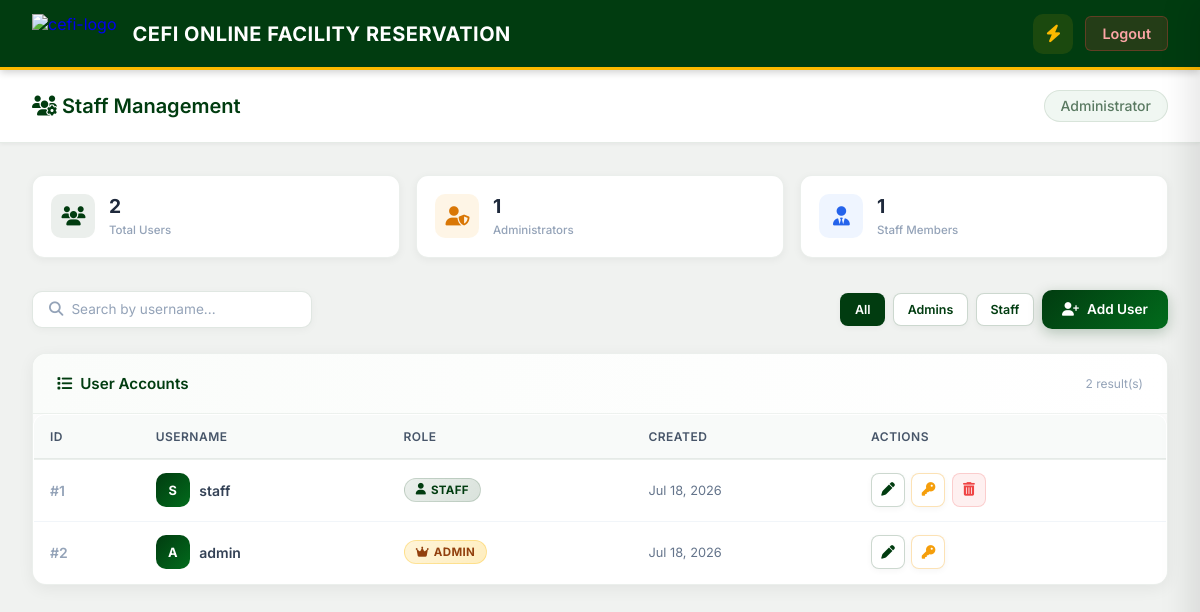
Screenshot of /admin/users.php (signed in) with the database file from the repository.
### tables this page shows
CREATE TABLE users (
    id INT AUTO_INCREMENT PRIMARY KEY,
    username VARCHAR(50) UNIQUE NOT NULL,
    password VARCHAR(255) NOT NULL,
    created_at TIMESTAMP DEFAULT CURRENT_TIMESTAMP,
    role enum ('staff','admin')
);

### admin/users.php (the view, shortened to what this page needs)
<?php
require_once("../config/db.php");
$current_admin_id = $_SESSION["user_id"];
$search = trim($_GET['search'] ?? '');
$filter_role = $_GET['role'] ?? '';
$query = "SELECT id, username, role, created_at FROM users WHERE 1=1";
$query .= " ORDER BY created_at DESC";
$stmt = $conn->prepare($query);
$stmt->execute();
$users = $stmt->get_result();
$total_users = $conn->query("SELECT COUNT(*) as c FROM users")->fetch_assoc()['c'];
$total_admins = $conn->query("SELECT COUNT(*) as c FROM users WHERE role='admin'")->fetch_assoc()['c'];
$total_staff = $conn->query("SELECT COUNT(*) as c FROM users WHERE role='staff'")->fetch_assoc()['c'];
?>
<!DOCTYPE html>
<html lang="en">
<head>
    <link rel="stylesheet" href="../style/dashboard.css">
    <link rel="stylesheet" href="../style/navbar.css?v=2">
    <link rel="stylesheet" href="../style/admin.css">
    <link rel="stylesheet" href="https://cdnjs.cloudflare.com/ajax/libs/font-awesome/6.5.1/css/all.min.css"
 />
</head>
<body>
<?php include '../includes/navbar.php'; ?>
<div class="main-content">
    <div class="page-header">
        <h1><i class="fas fa-users-cog"></i> Staff Management</h1>
        <div class="header-user">Administrator</div>
    </div>
    <div class="container">
        <div class="info-metrics">
            <div class="info-metric">
                <div class="info-metric-icon green"><i class="fas fa-users"></i></div>
                <div class="info-metric-data">
                    <h4><?= $total_users ?></h4>
                    <span>Total Users</span>
                </div>
            </div>
            <div class="info-metric">
                <div class="info-metric-icon amber"><i class="fas fa-user-shield"></i></div>
                <div class="info-metric-data">
                    <h4><?= $total_admins ?></h4>
                    <span>Administrators</span>
                </div>
            </div>
            <div class="info-metric">
                <div class="info-metric-icon blue"><i class="fas fa-user-tie"></i></div>
                <div class="info-metric-data">
                    <h4><?= $total_staff ?></h4>
                    <span>Staff Members</span>
                </div>
            </div>
        </div>
        <div class="admin-toolbar">
            <form method="GET" class="search-box">
                <i class="fas fa-search"></i>
                <input type="text" name="search" placeholder="Search by username..." value="<?= htmlspecialchars($search) ?>">
            </form>
            <div style="display: flex; gap: 0.5rem; align-items: center;">
                <a href="?role=" class="btn btn-outline btn-sm <?= empty($filter_role) ? 'active' : '' ?>" style="<?= empty($filter_role) ? 'background:#013c10;color:#fff;' : '' ?>">All</a>
                <a href="?role=admin" class="btn btn-outline btn-sm <?= $filter_role==='admin' ? 'active' : '' ?>" style="<?= $filter_role==='admin' ? 'background:#013c10;color:#fff;' : '' ?>">Admins</a>
                <a href="?role=staff" class="btn btn-outline btn-sm <?= $filter_role==='staff' ? 'active' : '' ?>" style="<?= $filter_role==='staff' ? 'background:#013c10;color:#fff;' : '' ?>">Staff</a>
                <button class="btn btn-primary" onclick="openModal('createModal')">
                    <i class="fas fa-user-plus"></i> Add User
                </button>
            </div>
        </div>
        <div class="admin-card">
            <div class="admin-card-header">
                <h3><i class="fas fa-list"></i> User Accounts</h3>
                <span style="font-size:0.75rem;color:#94a3b8;"><?= $users->num_rows ?> result(s)</span>
            </div>
            <div style="overflow-x:auto;">
                <table class="admin-table">
                    <thead>
                        <tr>
                            <th>ID</th>
                            <th>Username</th>
                            <th>Role</th>
                            <th>Created</th>
                            <th>Actions</th>
                        </tr>
                    </thead>
                    <tbody>
                        <?php if ($users->num_rows === 0): ?>
                            <tr><td colspan="5">
                                <div class="empty-state">
                                    <i class="fas fa-user-slash"></i>
                                    <h4>No users found</h4>
                                    <p>Try adjusting your search or filter.</p>
                                </div>
                            </td></tr>
                        <?php else: ?>
                            <?php while ($u = $users->fetch_assoc()): ?>
                            <tr>
                                <td style="font-weight:600;color:#94a3b8;">#<?= $u['id'] ?></td>
                                <td>
                                    <div style="display:flex;align-items:center;gap:0.6rem;">
                                        <div style="width:34px;height:34px;border-radius:10px;background:linear-gradient(135deg,#013c10,#026b1c);color:#fff;display:flex;align-items:center;justify-content:center;font-weight:700;font-size:0.8rem;">
                                            <?= strtoupper(substr($u['username'], 0, 1)) ?>
                                        </div>
                                        <span style="font-weight:600;"><?= htmlspecialchars($u['username']) ?></span>
                                    </div>
                                </td>
                                <td>
                                    <span class="role-badge <?= $u['role'] ?>">
                                        <i class="fas <?= $u['role'] === 'admin' ? 'fa-crown' : 'fa-user' ?>"></i>
                                        <?= ucfirst($u['role']) ?>
                                    </span>
                                </td>
                                <td style="color:#64748b;font-size:0.8rem;">
                                    <?= date('M d, Y', strtotime($u['created_at'])) ?>
                                </td>
                                <td>
                                    <div class="actions-group">
                                        <button class="btn btn-outline btn-icon" title="Edit" onclick="openEditModal(<?= htmlspecialchars(json_encode($u)) ?>)">
                                            <i class="fas fa-pen"></i>
                                        </button>
                                        <button class="btn btn-outline btn-icon" title="Reset Password" style="color:#f59e0b;border-color:rgba(245,158,11,0.3);" onclick="openResetModal(<?= $u['id'] ?>, '<?= htmlspecialchars($u['username']) ?>')">
                                            <i class="fas fa-key"></i>
                                        </button>
                                        <?php if ($u['id'] !== $current_admin_id): ?>
                                        <button class="btn btn-icon" title="Delete" style="background:rgba(239,68,68,0.08);color:#ef4444;border:1px solid rgba(239,68,68,0.2);" onclick="openDeleteModal(<?= $u['id'] ?>, '<?= htmlspecialchars($u['username']) ?>')">
                                            <i class="fas fa-trash-alt"></i>
                                        </button>
                                        <?php endif; ?>
                                    </div>
                                </td>
                            </tr>
                            <?php endwhile; ?>
                        <?php endif; ?>
                    </tbody>
                </table>
            </div>
        </div>
    </div>
</div>
</body>
</html>

### style/dashboard.css (style rules this page uses)
:root { --bg-color: #f0f2f0; --text-main: #1a1a1a; --text-muted: #5a7a62; --card-bg: #ffffff; --border-color: rgba(1, 60, 16, 0.1); --accent-color: #fcb900; --accent-dark: #e6a800; --accent-green: #013c10; --success: #16a34a; --warning: #d97706; --danger: #dc2626; --sidebar-collapsed-width: 72px; }
* { margin: 0; padding: 0; box-sizing: border-box; font-family: 'Inter', sans-serif; }
body { background: #f0f2f0; color: var(--text-main); display: flex; flex-direction: column; min-height: 100vh; }
.main-content { margin-left: 0; flex: 1; transition: margin-left 0.3s cubic-bezier(0.4, 0, 0.2, 1); display: flex; flex-direction: column; }
.page-header { background: #ffffff; padding: 1.25rem 2rem; display: flex; justify-content: space-between; align-items: center; border-bottom: 1px solid rgba(1, 60, 16, 0.1); box-shadow: 0 1px 4px rgba(0, 0, 0, 0.06); }
.page-header h1 { font-size: 1.25rem; font-weight: 600; color: #013c10; }
.header-user { font-weight: 500; color: #5a7a62; background: #f0f7f2; padding: 0.4rem 1rem; border-radius: 20px; font-size: 0.875rem; border: 1px solid rgba(1, 60, 16, 0.1); }
.container { padding: 2rem; flex: 1; max-width: 1400px; margin: 0 auto; width: 100%; }
table { width: 100%; border-collapse: separate; border-spacing: 0; background: #ffffff; border-radius: 12px; overflow: hidden; box-shadow: 0 2px 12px rgba(0, 0, 0, 0.07); border: 1px solid rgba(1, 60, 16, 0.08); }
th { background: #013c10; padding: 1rem 1.5rem; text-align: left; font-weight: 600; color: #ffffff; font-size: 0.8rem; text-transform: uppercase; letter-spacing: 0.06em; border-bottom: 2px solid #fcb900; }
td { padding: 0.875rem 1.5rem; border-bottom: 1px solid rgba(1, 60, 16, 0.07); color: #1a1a1a; font-size: 0.875rem; }
tr:last-child td { border-bottom: none; }

### style/navbar.css (style rules this page uses)
.main-content { margin-left: 0 !important; width: 100%; }

### rows the page displays
users: id "1", username "S", username "staff", role "STAFF", created_at "Jul 18, 2026"
users: id "2", username "A", username "admin", role "ADMIN", created_at "Jul 18, 2026"

### other values shown
$brand_text "CEFI ONLINE FACILITY RESERVATION"
$total_users "2"
$total_admins "1"
$total_staff "1"
$users->num_rows "2"
